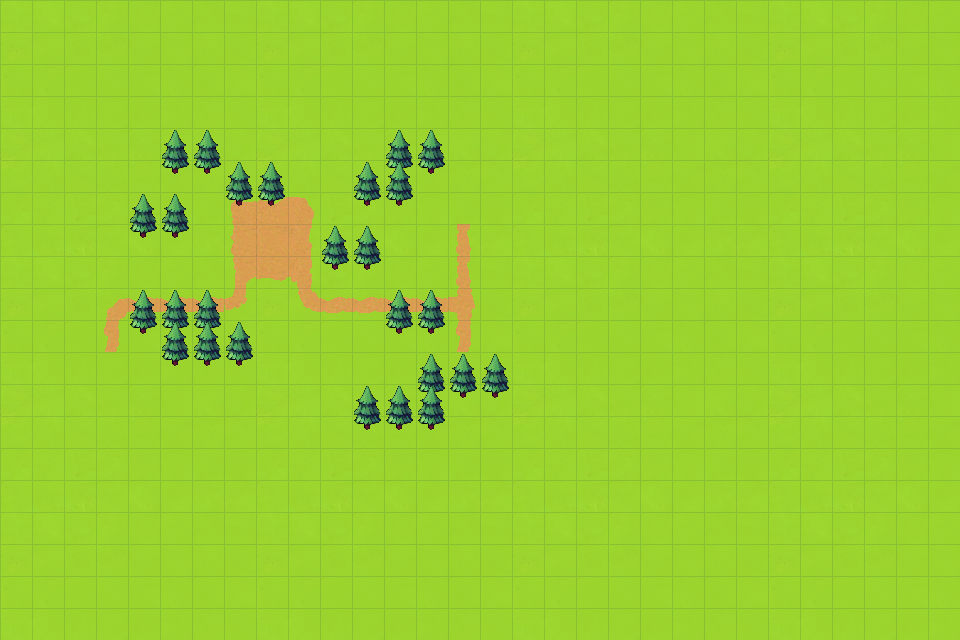

Rendered tile map (Tiled .tmx) drawn with the repository's tilesets; below, a short description and the map source with its tile grids summarised:
An orthogonal 30x20 tile map with 32x32 px tiles, 5 tile layers (Base, Paths, GroundGrid, TreeTrunk, ...), 4 tilesets.

<map version="1.9" tiledversion="1.9.2" orientation="orthogonal" renderorder="right-down" width="30" height="20" tilewidth="32" tileheight="32" infinite="0" nextlayerid="9" nextobjectid="5">
 <editorsettings>
  <export target="forest.lua" format="lua" />
 </editorsettings>
 <tileset firstgid="1" name="grass01" tilewidth="32" tileheight="32" tilecount="64" columns="8">
  <image source="../images/world/ground/grass01.png" width="256" height="256" />
 </tileset>
 <tileset firstgid="65" name="paths_dirt01" tilewidth="32" tileheight="32" tilecount="64" columns="8">
  <image source="../images/world/ground/paths_dirt01.png" width="256" height="256" />
 </tileset>
 <tileset firstgid="129" name="trees01" tilewidth="32" tileheight="32" tilecount="256" columns="16">
  <image source="../images/world/trees/tree01.png" width="512" height="512" />
 </tileset>
 <tileset firstgid="385" name="debug" tilewidth="32" tileheight="32" tilecount="64" columns="8">
  <image source="../images/world/ground/debug.png" width="256" height="256" />
 </tileset>
 <layer id="1" name="Base" width="30" height="20">
  <data>[600 cells, 600 non-empty, 64 distinct tile ids]</data>
 </layer>
 <layer id="2" name="Paths" width="30" height="20">
  <data>[600 cells, 24 non-empty, 16 distinct tile ids]</data>
 </layer>
 <layer id="8" name="GroundGrid" width="30" height="20">
  <data>[600 cells, 600 non-empty, 1 distinct tile ids]</data>
 </layer>
 <layer id="6" name="TreeTrunk" width="30" height="20">
  <data>[600 cells, 26 non-empty, 1 distinct tile ids]</data>
 </layer>
 <layer id="7" name="TreeTop" width="30" height="20">
  <data>[600 cells, 26 non-empty, 1 distinct tile ids]</data>
 </layer>
</map>